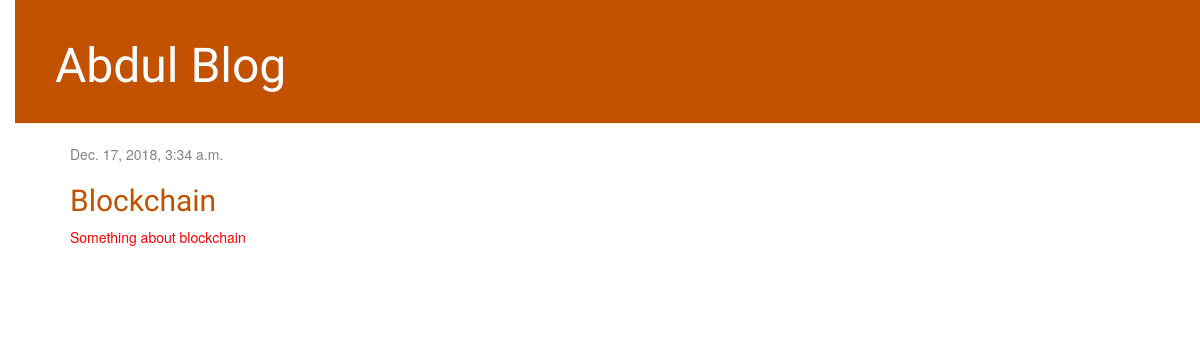
Before: / with the older database file.
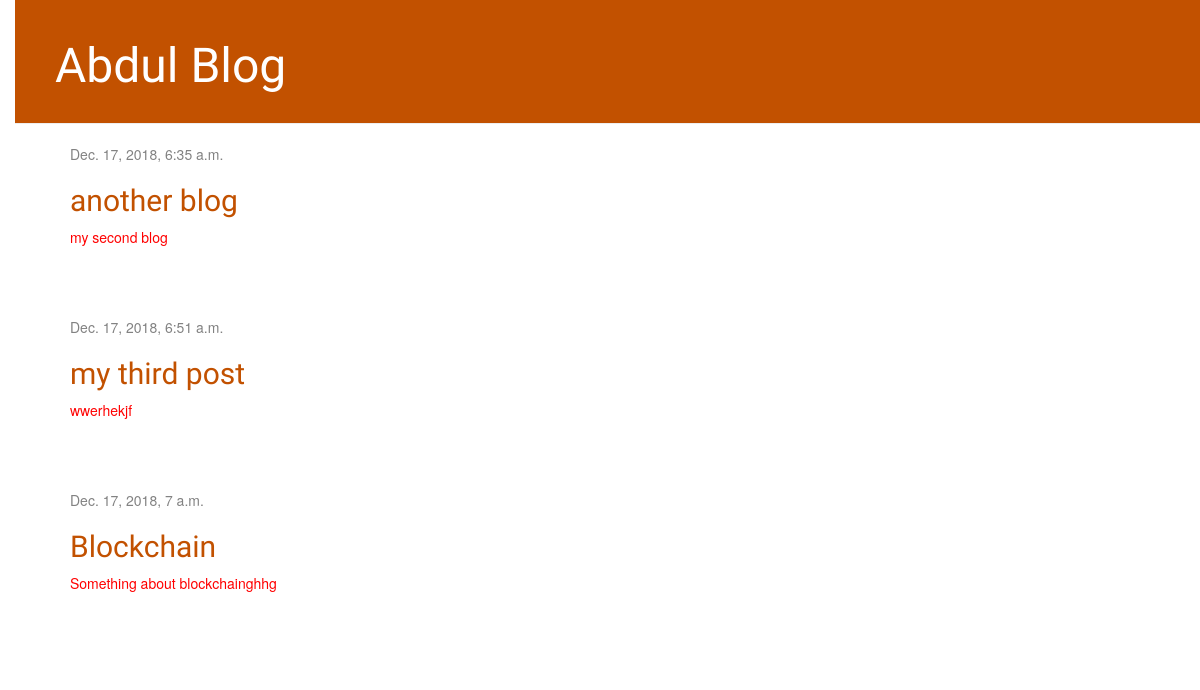
After: the same page with the newer database file.
### blog/models.py (models this page shows, shortened)
class Post(models.Model):
    author = models.ForeignKey(settings.AUTH_USER_MODEL, on_delete=models.CASCADE)
    title = models.CharField(max_length=200)
    text = models.TextField()
    created_date = models.DateTimeField(default=timezone.now)
    published_date = models.DateTimeField(blank=True, null=True)

### blog/views.py (the view)
# urls.py: path('',views.post_list, name='post_list'),
def post_list(request):
    posts = Post.objects.filter(published_date__lte=timezone.now()).order_by('published_date')
    return render(request, 'blog/post_list.html', {'posts': posts} )

### blog/templates/blog/post_list.html
{% extends 'blog/base.html' %}
{% block content %}
{% for post in posts %}
    <div class="post">
        <div class="date">
            {{ post.published_date }}
        </div>
        <h2><a href="{% url 'post_detail' pk=post.pk %}">{{ post.title }}</a></h2>
        <p>{{ post.text|linebreaksbr }}</p>
    </div>
{% endfor %}
{% endblock %}

### blog/templates/blog/base.html (shortened to what this page needs)
<!DOCTYPE html>
{% load static %}
<html>
<head>
<link rel="stylesheet" href="//maxcdn.bootstrapcdn.com/bootstrap/3.2.0/css/bootstrap.min.css">
<link rel="stylesheet" href="//maxcdn.bootstrapcdn.com/bootstrap/3.2.0/css/bootstrap-theme.min.css">
<link rel="stylesheet" type ="text/css" href="{% static 'css/blog.css' %}" />
</head>
<body>
<div class="page-header">
<h1><a href="/">Abdul Blog</a></h1>
</div>
<div class="content container">
    <div class="row">
        <div class="col-md-8">
            {% block content %}
            {% endblock %}
        </div>
    </div>
</div>
</body>
</html>

### blog/static/css/blog.css (style rules this page uses)
p { color: red }
body { padding-left: 15px; }
h1 a,h2 a { color: #C25100; font-family: 'Lobster'; }
.page-header { background-color: #C25100; margin-top: 0; padding: 20px 20px 20px 40px; }
.page-header h1, .page-header h1 a, .page-header h1 a:visited, .page-header h1 a:active { color: #ffffff; font-size: 36pt; text-decoration: none; }
.content { margin-left: 40px; }
h1, h2, h3, h4 { font-family: 'Lobster', cursive; }
.date { color: #828282; }
.post { margin-bottom: 70px; }

Changed rows visible on the page:
added Post: published_date "Dec. 17, 2018, 6:35 a.m.", title "another blog", text "my second blog"
added Post: published_date "Dec. 17, 2018, 6:51 a.m.", title "my third post", text "wwerhekjf"
changed Post "Blockchain": published_date "Dec. 17, 2018, 3:34 a.m." → "Dec. 17, 2018, 7 a.m."; text "Something about blockchain" → "Something about blockchainghhg"
